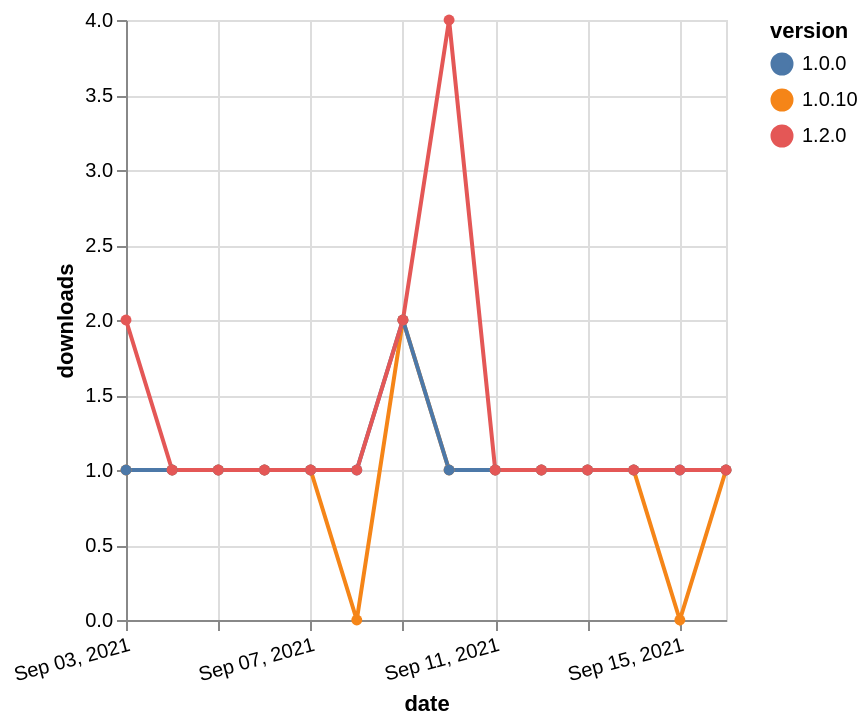

Write a Vega-Lite specification for this figure.
### Vega-Lite specification from a JSON file in a GitHub repository (floating-point values rounded to 4 significant figures)
{"$schema": "https://vega.github.io/schema/vega-lite/v5.json", "description": "A simple bar chart with embedded data.", "data": {"values": [{"date": "2021-09-03", "total": 128, "delta": 1, "version": "1.0.10"}, {"date": "2021-09-04", "total": 129, "delta": 1, "version": "1.0.10"}, {"date": "2021-09-05", "total": 130, "delta": 1, "version": "1.0.10"}, {"date": "2021-09-06", "total": 131, "delta": 1, "version": "1.0.10"}, {"date": "2021-09-07", "total": 132, "delta": 1, "version": "1.0.10"}, {"date": "2021-09-08", "total": 132, "delta": 0, "version": "1.0.10"}, {"date": "2021-09-09", "total": 134, "delta": 2, "version": "1.0.10"}, {"date": "2021-09-10", "total": 135, "delta": 1, "version": "1.0.10"}, {"date": "2021-09-11", "total": 136, "delta": 1, "version": "1.0.10"}, {"date": "2021-09-12", "total": 137, "delta": 1, "version": "1.0.10"}, {"date": "2021-09-13", "total": 138, "delta": 1, "version": "1.0.10"}, {"date": "2021-09-14", "total": 139, "delta": 1, "version": "1.0.10"}, {"date": "2021-09-15", "total": 139, "delta": 0, "version": "1.0.10"}, {"date": "2021-09-16", "total": 140, "delta": 1, "version": "1.0.10"}, {"date": "2021-09-03", "total": 143, "delta": 1, "version": "1.0.0"}, {"date": "2021-09-04", "total": 144, "delta": 1, "version": "1.0.0"}, {"date": "2021-09-05", "total": 145, "delta": 1, "version": "1.0.0"}, {"date": "2021-09-06", "total": 146, "delta": 1, "version": "1.0.0"}, {"date": "2021-09-07", "total": 147, "delta": 1, "version": "1.0.0"}, {"date": "2021-09-08", "total": 148, "delta": 1, "version": "1.0.0"}, {"date": "2021-09-09", "total": 150, "delta": 2, "version": "1.0.0"}, {"date": "2021-09-10", "total": 151, "delta": 1, "version": "1.0.0"}, {"date": "2021-09-11", "total": 152, "delta": 1, "version": "1.0.0"}, {"date": "2021-09-12", "total": 153, "delta": 1, "version": "1.0.0"}, {"date": "2021-09-13", "total": 154, "delta": 1, "version": "1.0.0"}, {"date": "2021-09-14", "total": 155, "delta": 1, "version": "1.0.0"}, {"date": "2021-09-15", "total": 156, "delta": 1, "version": "1.0.0"}, {"date": "2021-09-16", "total": 157, "delta": 1, "version": "1.0.0"}, {"date": "2021-09-03", "total": 126, "delta": 2, "version": "1.2.0"}, {"date": "2021-09-04", "total": 127, "delta": 1, "version": "1.2.0"}, {"date": "2021-09-05", "total": 128, "delta": 1, "version": "1.2.0"}, {"date": "2021-09-06", "total": 129, "delta": 1, "version": "1.2.0"}, {"date": "2021-09-07", "total": 130, "delta": 1, "version": "1.2.0"}, {"date": "2021-09-08", "total": 131, "delta": 1, "version": "1.2.0"}, {"date": "2021-09-09", "total": 133, "delta": 2, "version": "1.2.0"}, {"date": "2021-09-10", "total": 137, "delta": 4, "version": "1.2.0"}, {"date": "2021-09-11", "total": 138, "delta": 1, "version": "1.2.0"}, {"date": "2021-09-12", "total": 139, "delta": 1, "version": "1.2.0"}, {"date": "2021-09-13", "total": 140, "delta": 1, "version": "1.2.0"}, {"date": "2021-09-14", "total": 141, "delta": 1, "version": "1.2.0"}, {"date": "2021-09-15", "total": 142, "delta": 1, "version": "1.2.0"}, {"date": "2021-09-16", "total": 143, "delta": 1, "version": "1.2.0"}]}, "width": "container", "mark": {"type": "line", "point": {"filled": true}}, "encoding": {"x": {"field": "date", "type": "temporal", "timeUnit": "yearmonthdate", "title": "date", "axis": {"labelAngle": -15}}, "y": {"field": "delta", "type": "quantitative", "title": "downloads"}, "color": {"field": "version", "type": "nominal"}, "tooltip": {"field": "delta"}}}
